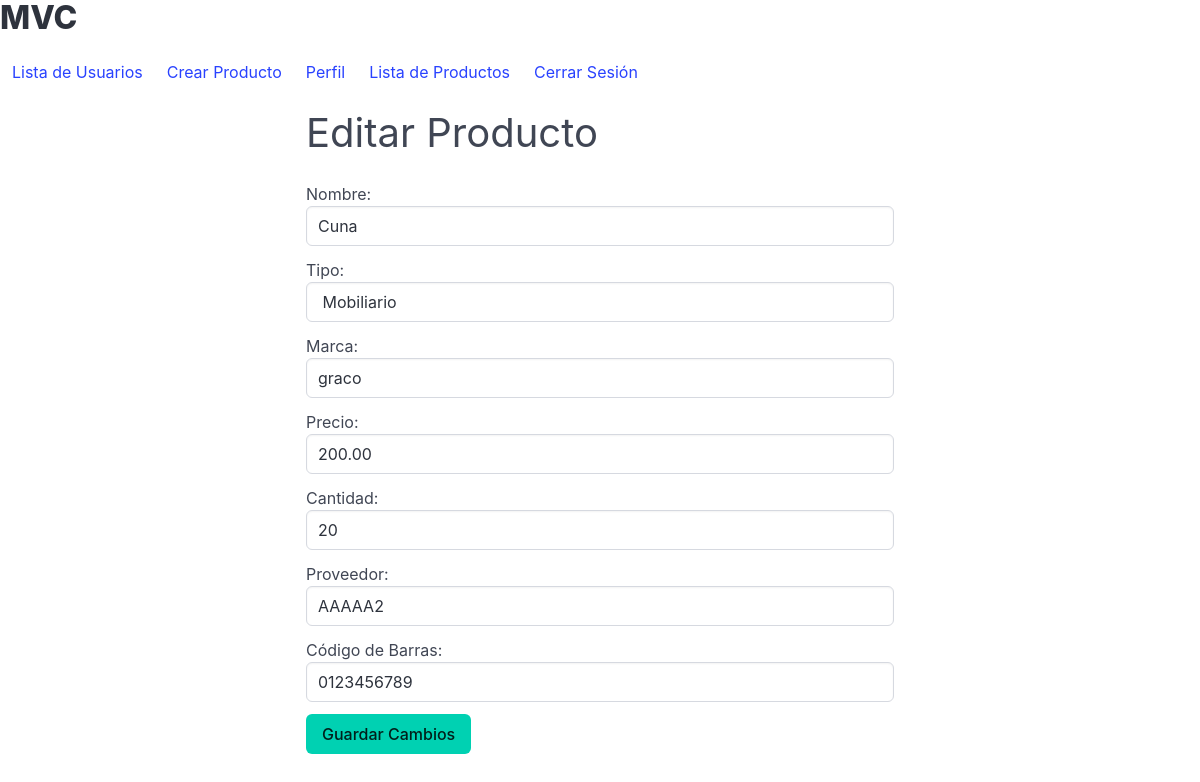
Page /products/3/update (signed in) on the committed database.
### models/baby_products_model.py (models this page shows, shortened)
class Product(db.Model):
    __tablename__ = "products"
    id = db.Column(db.Integer, primary_key=True)
    nombre = db.Column(db.String(50), nullable=False)
    tipo = db.Column(db.String(50), nullable=False)
    marca = db.Column(db.String(50), nullable=False)
    precio = db.Column(db.Numeric(10, 2), nullable=False)
    cantidad = db.Column(db.Integer, nullable=False)
    proveedor = db.Column(db.String(50), nullable=False)
    codigo_barra = db.Column(db.String(50), nullable=False)
    @staticmethod
    def get_by_id(id):
        return Product.query.get(id)

### controllers/baby_products_controller.py (the view, shortened to what this page needs)
@product_bp.route("/products/<int:id>/update", methods=["GET", "POST"])
@login_required
@role_required("admin")
def update_product(id):
    product = Product.get_by_id(id)
    if not product:
        return "Producto no encontrado", 404
    return baby_products_view.update_product(product)

### models/user_model.py (called while the page is built)
    @staticmethod
    def get_user_by_correo(correo):
        return User.query.filter_by(correo=correo).first()

    def has_role(self, role):
        return self.role == role

### run.py (called while the page is built)
@login_manager.user_loader
def load_user(correo):
    return User.get_user_by_correo(correo)

### views/baby_products_view.py (called while the page is built)
def update_product(product):
    return render_template(
        "update_products.html",
        title="Editar Producto",
        product=product,
        current_user=current_user,
    )

### templates/update_products.html
{% extends 'base.html' %}
{% block content %}
<h2 class="subtitle is-2">Editar Producto</h2>
<form method="post">
    <div class="field">
        <label for="nombre">Nombre:</label>
        <div class="control">
            <input type="text" id="nombre" name="nombre" required class="input" value="{{ product.nombre }}">
        </div>
    </div>
    <div class="field">
        <label for="tipo">Tipo:</label>
        <div class="control">
            <input type="text" id="tipo" name="tipo" required class="input" value="{{ product.tipo }}">
        </div>
    </div>
    <div class="field">
        <label for="marca">Marca:</label>
        <div class="control">
            <input type="text" id="marca" name="marca" required class="input" value="{{ product.marca }}">
        </div>
    </div>
    <div class="field">
        <label for="precio">Precio:</label>
        <div class="control">
            <input type="number" id="precio" name="precio" step="0.01" required class="input" value="{{ product.precio }}">
        </div>
    </div>
    <div class="field">
        <label for="cantidad">Cantidad:</label>
        <div class="control">
            <input type="number" id="cantidad" name="cantidad" required class="input" value="{{ product.cantidad }}">
        </div>
    </div>
    <div class="field">
        <label for="proveedor">Proveedor:</label>
        <div class="control">
            <input type="text" id="proveedor" name="proveedor" required class="input" value="{{ product.proveedor }}">
        </div>
    </div>
    <div class="field">
        <label for="codigo_barra">Código de Barras:</label>
        <div class="control">
            <input type="text" id="codigo_barra" name="codigo_barra" required class="input" value="{{ product.codigo_barra }}">
        </div>
    </div>
    <input type="submit" value="Guardar Cambios" class="button is-primary">
</form>
{% endblock %}

### rows in the picture
Product: nombre "Cuna", tipo "Mobiliario", marca "graco", precio "200.00", cantidad "20", proveedor "AAAAA2", codigo_barra "0123456789"
